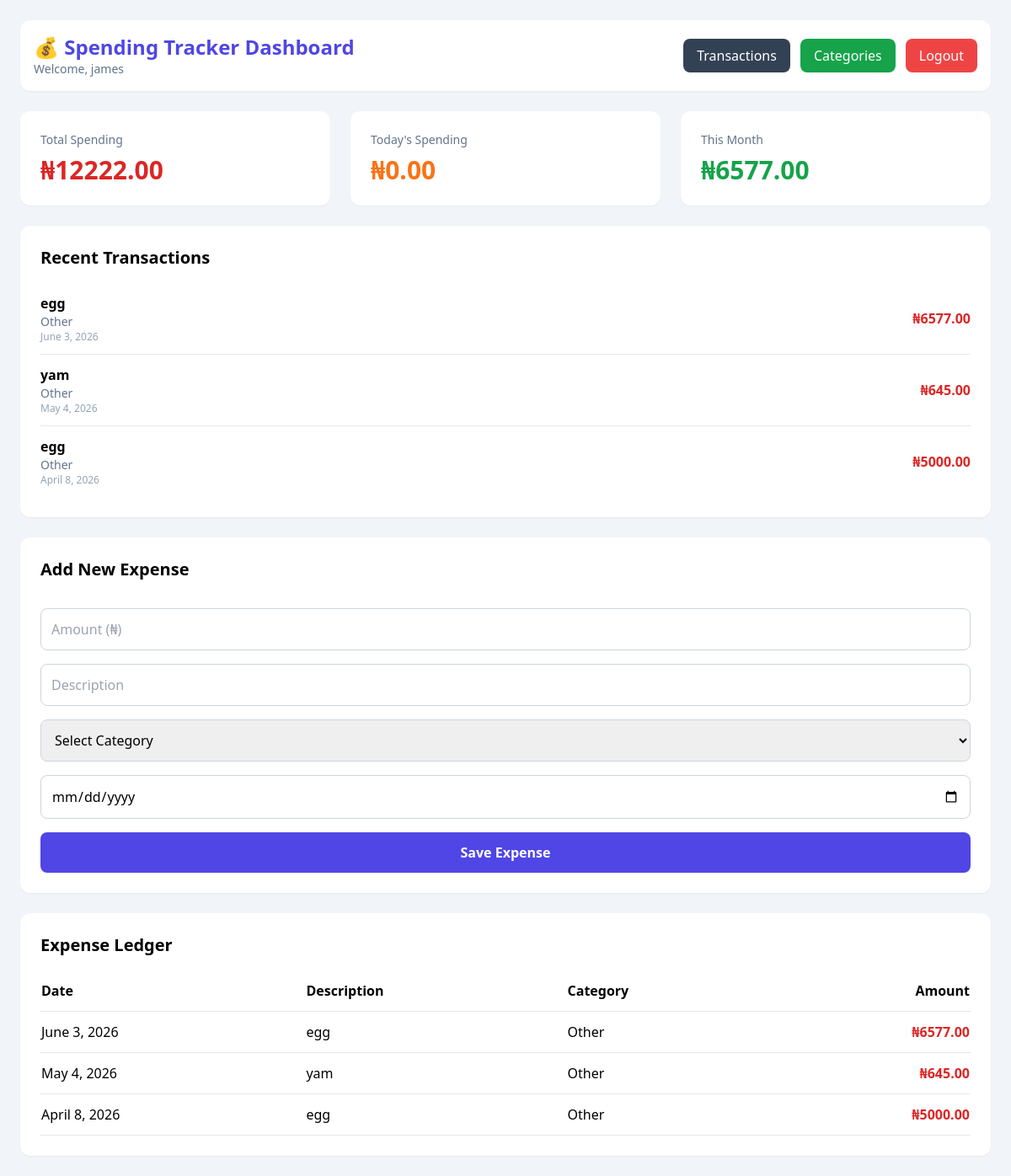
The page /dashboard/ (signed in) on the database its author committed.
### tracker/models.py (models this page shows)
class DailySpending(models.Model):
    CATEGORY_CHOICES = [
        ("Food", "Food"),
        ("Transport", "Transport"),
        ("Bills", "Bills"),
        ("Entertainment", "Entertainment"),
        ("Shopping", "Shopping"),
        ("Other", "Other"),
    ]
    user = models.ForeignKey(User, on_delete=models.CASCADE)
    amount = models.DecimalField(max_digits=10, decimal_places=2)
    item = models.CharField(max_length=100, blank=True, null=True)
    category = models.CharField(
        max_length=50,
        default="Other"
    )
    date = models.DateField()
    created_at = models.DateTimeField(default=timezone.now)
    updated_at = models.DateTimeField(auto_now=True)

### tracker/views.py (the view)
# urls.py: path("dashboard/", views.dashboard, name="dashboard"),
def dashboard(request):
    if not request.user.is_authenticated:
        return render(request, "home.html")
    expenses = DailySpending.objects.filter(user=request.user)
    total_spending = expenses.aggregate(Sum("amount"))["amount__sum"] or 0
    today_spending = (
        expenses.filter(date=timezone.now().date()).aggregate(Sum("amount"))[
            "amount__sum"
        ]
        or 0
    )
    current_month = timezone.now().month
    current_year = timezone.now().year
    monthly_spending = (
        expenses.filter(date__month=current_month, date__year=current_year).aggregate(
            Sum("amount")
        )["amount__sum"]
        or 0
    )
    recent_expenses = expenses.order_by("-date", "-id")[:5]
    context = {
        "total_spending": total_spending,
        "today_spending": today_spending,
        "monthly_spending": monthly_spending,
        "recent_expenses": recent_expenses,
        "all_spending": expenses.order_by("-date"),
    }
    return render(request, "dashboard.html", context)

### tracker/templates/dashboard.html (shortened to what this page needs)
<!DOCTYPE html>
<html lang="en">
<head>
    <script src="https://cdn.tailwindcss.com"></script>
</head>
<body class="bg-slate-100 min-h-screen p-6">
    <div class="max-w-7xl mx-auto">
        <div class="bg-white rounded-xl shadow-sm p-4 mb-6 flex justify-between items-center">
            <div>
                <h1 class="text-2xl font-bold text-indigo-600">
                    💰 Spending Tracker Dashboard
                </h1>
                <p class="text-sm text-slate-500">
                    Welcome, {{ request.user.first_name|default:request.user.username }}
                </p>
            </div>
            <div class="flex gap-3">
                <a href="{% url 'transaction_log' %}"
                    class="bg-slate-700 text-white px-4 py-2 rounded-lg hover:bg-slate-800">
                    Transactions
                </a>
                <a href="{% url 'categories' %}"
                    class="bg-green-600 text-white px-4 py-2 rounded-lg hover:bg-green-700">
                    Categories
                </a>
                <form action="{% url 'logout' %}" method="POST">
                    <button type="submit" class="bg-red-500 text-white px-4 py-2 rounded-lg hover:bg-red-600">
                        Logout
                    </button>
                </form>
            </div>
        </div>
        <div class="grid grid-cols-1 md:grid-cols-3 gap-6 mb-6">
            <div class="bg-white p-6 rounded-xl shadow-sm">
                <h3 class="text-slate-500 text-sm">
                    Total Spending
                </h3>
                <p class="text-3xl font-bold text-red-600 mt-2">
                    ₦{{ total_spending|floatformat:2 }}
                </p>
            </div>
            <div class="bg-white p-6 rounded-xl shadow-sm">
                <h3 class="text-slate-500 text-sm">
                    Today's Spending
                </h3>
                <p class="text-3xl font-bold text-orange-500 mt-2">
                    ₦{{ today_spending|floatformat:2 }}
                </p>
            </div>
            <div class="bg-white p-6 rounded-xl shadow-sm">
                <h3 class="text-slate-500 text-sm">
                    This Month
                </h3>
                <p class="text-3xl font-bold text-green-600 mt-2">
                    ₦{{ monthly_spending|floatformat:2 }}
                </p>
            </div>
        </div>
        <div class="bg-white rounded-xl shadow-sm p-6 mb-6">
            <h2 class="text-xl font-bold mb-4">
                Recent Transactions
            </h2>
            <ul class="divide-y">
                {% for expense in recent_expenses %}
                <li class="py-3 flex justify-between items-center">
                    <div>
                        <p class="font-semibold">
                            {{ expense.item|default:"Uncategorized" }}
                        </p>
                        <p class="text-sm text-slate-500">
                            {{ expense.category }}
                        </p>
                        <p class="text-xs text-slate-400">
                            {{ expense.date }}
                        </p>
                    </div>
                    <span class="font-bold text-red-600">
                        ₦{{ expense.amount|floatformat:2 }}
                    </span>
                </li>
                {% empty %}
                <li class="py-4 text-slate-400">
                    No transactions yet.
                </li>
                {% endfor %}
            </ul>
        </div>
        <div class="bg-white rounded-xl shadow-sm p-6 mb-6">
            <h2 class="text-xl font-bold mb-4">
                Add New Expense
            </h2>
            <form action="{% url 'add_spending' %}" method="POST" class="space-y-4">
                <input type="number" step="0.01" name="amount" placeholder="Amount (₦)" required
                    class="w-full border border-slate-300 p-3 rounded-lg">
                <input type="text" name="item" placeholder="Description"
                    class="w-full border border-slate-300 p-3 rounded-lg">
                <select name="category" class="w-full border border-slate-300 p-3 rounded-lg" required>
                    <option value="">Select Category</option>
                </select>
                <input type="date" name="date" required class="w-full border border-slate-300 p-3 rounded-lg">
                <button type="submit"
                    class="w-full bg-indigo-600 text-white py-3 rounded-lg font-semibold hover:bg-indigo-700">
                    Save Expense
                </button>
            </form>
        </div>
        <div class="bg-white rounded-xl shadow-sm p-6">
            <h2 class="text-xl font-bold mb-4">
                Expense Ledger
            </h2>
            <div class="overflow-x-auto">
                <table class="w-full">
                    <thead>
                        <tr class="border-b">
                            <th class="text-left py-3">Date</th>
                            <th class="text-left py-3">Description</th>
                            <th class="text-left py-3">Category</th>
                            <th class="text-right py-3">Amount</th>
                        </tr>
                    </thead>
                    <tbody>
                        {% for log in all_spending %}
                        <tr class="border-b">
                            <td class="py-3">
                                {{ log.date }}
                            </td>
                            <td class="py-3">
                                {{ log.item|default:"Uncategorized" }}
                            </td>
                            <td class="py-3">
                                {{ log.category }}
                            </td>
                            <td class="py-3 text-right font-semibold text-red-600">
                                ₦{{ log.amount|floatformat:2 }}
                            </td>
                        </tr>
                        {% empty %}
                        <tr>
                            <td colspan="4" class="py-6 text-center text-slate-400">
                                No expenses recorded.
                            </td>
                        </tr>
                        {% endfor %}
                    </tbody>
                </table>
            </div>
        </div>
    </div>
</body>
</html>

### rows shown on the page
DailySpending: item "egg", category "Other", date "June 3, 2026", amount "6577.00"
DailySpending: item "yam", category "Other", date "May 4, 2026", amount "645.00"
DailySpending: item "egg", category "Other", date "April 8, 2026", amount "5000.00"

### other values the page prints
{{ request.user.first_name|default:request.user.username }} "james"
{{ total_spending|floatformat:2 }} "12222.00"
{{ today_spending|floatformat:2 }} "0.00"
{{ monthly_spending|floatformat:2 }} "6577.00"
